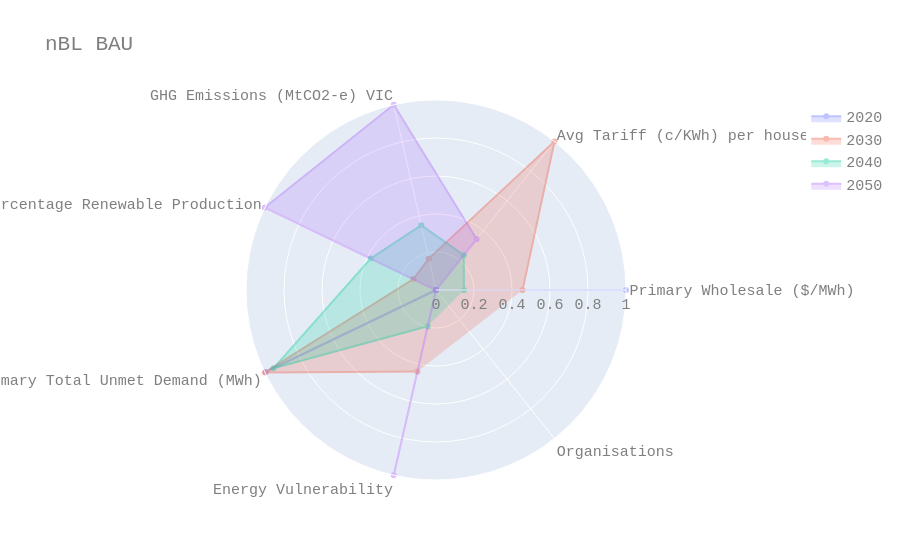

Notebook code for this chart:
### Code cell
%matplotlib inline
import plotly.graph_objects as go

ooi = 'bau'


fig = go.Figure()

for year, row in data.iterrows():
    fig.add_trace(go.Scatterpolar(
      r=row[0:],
      theta=categories,
      fill='toself',
      opacity=0.4,
      name="{}".format(year)
    ))

fig.update_layout(
    polar=dict(
        radialaxis=dict(
            visible=True,
            range=[0, 1]
        )),
    showlegend=True,
    title="nBL BAU",
    font=dict(
        family="Courier New, monospace",
        size=15,
        color="#7f7f7f"
    ),
    autosize=True
)

## requires orca to be installed: conda install -c plotly plotly-orca
#fig.write_image('{}/fig{}.png'.format(r'figs', '_nbl_spider_%s'%(ooi)))
fig.show()

### Figure 1 — Plotly figure (JSON) as saved in the notebook; plotly's stock layout.template omitted (floating-point values rounded to 4 significant figures)
{"data": [{"fill": "toself", "name": "2020", "opacity": 0.4, "r": [1.0, 0.0, 0.0, 0.0, 0.995, 0.0, NaN], "theta": ["Primary Wholesale ($/MWh)", "Avg Tariff (c/KWh) per household", "GHG Emissions (MtCO2-e) VIC", "Percentage Renewable Production", "Primary Total Unmet Demand (MWh)", "Energy Vulnerability", "Organisations"], "type": "scatterpolar"}, {"fill": "toself", "name": "2030", "opacity": 0.4, "r": [0.4554, 1.0, 0.1693, 0.1319, 1.0, 0.4394, NaN], "theta": ["Primary Wholesale ($/MWh)", "Avg Tariff (c/KWh) per household", "GHG Emissions (MtCO2-e) VIC", "Percentage Renewable Production", "Primary Total Unmet Demand (MWh)", "Energy Vulnerability", "Organisations"], "type": "scatterpolar"}, {"fill": "toself", "name": "2040", "opacity": 0.4, "r": [0.147, 0.2344, 0.3494, 0.3816, 0.9497, 0.1956, NaN], "theta": ["Primary Wholesale ($/MWh)", "Avg Tariff (c/KWh) per household", "GHG Emissions (MtCO2-e) VIC", "Percentage Renewable Production", "Primary Total Unmet Demand (MWh)", "Energy Vulnerability", "Organisations"], "type": "scatterpolar"}, {"fill": "toself", "name": "2050", "opacity": 0.4, "r": [0.0, 0.3426, 1.0, 1.0, 0.0, 1.0, NaN], "theta": ["Primary Wholesale ($/MWh)", "Avg Tariff (c/KWh) per household", "GHG Emissions (MtCO2-e) VIC", "Percentage Renewable Production", "Primary Total Unmet Demand (MWh)", "Energy Vulnerability", "Organisations"], "type": "scatterpolar"}], "layout": {"autosize": true, "font": {"color": "#7f7f7f", "family": "Courier New, monospace", "size": 15}, "polar": {"radialaxis": {"range": [0, 1], "visible": true}}, "showlegend": true, "title": {"text": "nBL BAU"}}}
